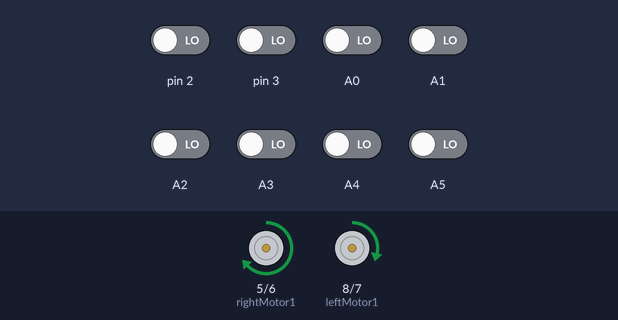
Bench run of a sketch on a simulated Arduino Nano, built with avr-gcc and run on an emulated ATmega328P. Parts: motor-driver pin pairs drawn as motors (green arrow = first pin HIGH = forward, orange = second pin HIGH = backward, longer = more drive, scaled by the enable pin). The inputs (shaded band) are chosen by the test bench; at power-on: A0–5, pin 2, pin 3 LOW. What the sketch prints to the serial monitor is not drawn.

Above: at 5.7 s.
5.8 s: pin 2 driven HIGH
At 7.0 s:
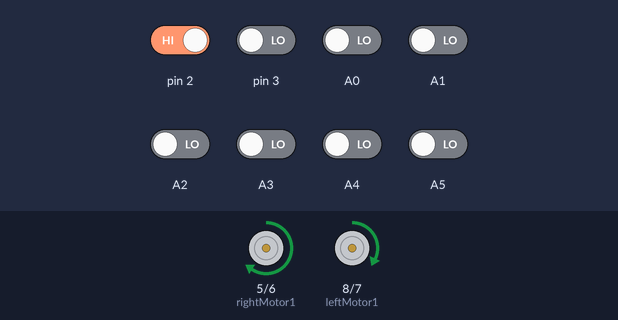
7.3 s: A5 driven HIGH
At 8.2 s:
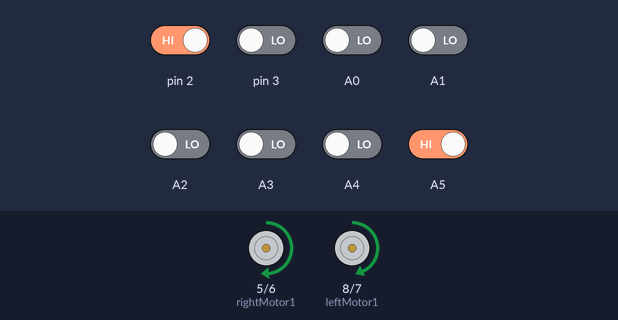
8.8 s: pin 2 driven LOW
At 9.3 s:
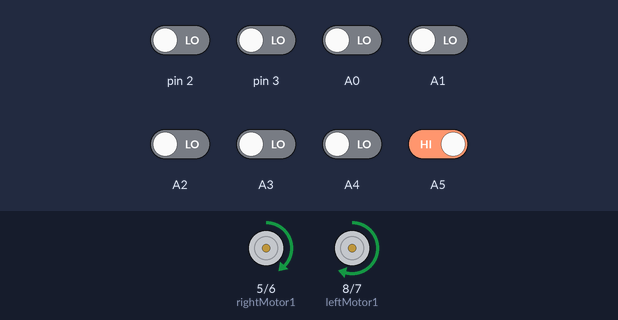
10.3 s: A5 driven LOW
At 11.5 s:
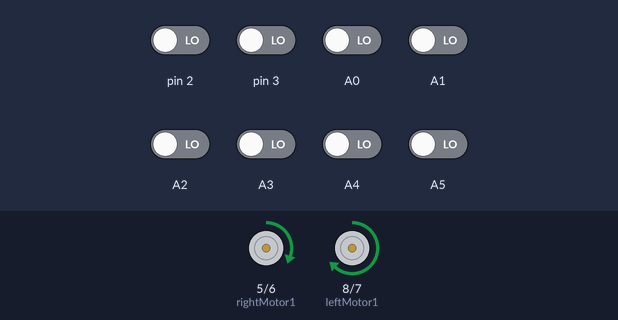
11.8 s: pin 3 driven HIGH
At 12.8 s:
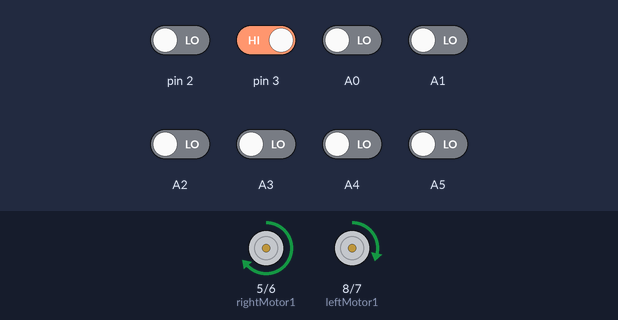
13.3 s: A1 driven HIGH
At 14.0 s:
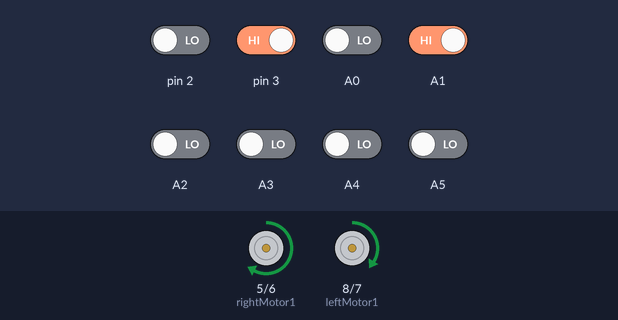
Timing chart, 0 to 16.3 s (numbered marks = the images above; inputs shaded):
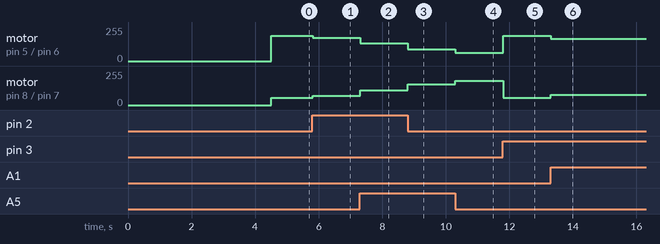

Measured:
- after the input at 5.8 s, motor on pin 5 (rightMotor1) / pin 6 (rightMotor2): forward 188/255 → forward 174/255 at once; motor on pin 8 (leftMotor1) / pin 7 (leftMotor2): forward 56/255 → forward 70/255 at once
- after the input at 7.3 s, motor on pin 5 (rightMotor1) / pin 6 (rightMotor2): forward 174/255 → forward 132/255 at once; motor on pin 8 (leftMotor1) / pin 7 (leftMotor2): forward 70/255 → forward 112/255 at once
- after the input at 8.8 s, motor on pin 5 (rightMotor1) / pin 6 (rightMotor2): forward 132/255 → forward 90/255 at once; motor on pin 8 (leftMotor1) / pin 7 (leftMotor2): forward 112/255 → forward 154/255 at once
- after the input at 10.3 s, motor on pin 5 (rightMotor1) / pin 6 (rightMotor2): forward 90/255 → forward 62/255 at once; motor on pin 8 (leftMotor1) / pin 7 (leftMotor2): forward 154/255 → forward 182/255 at once
- after the input at 11.8 s, motor on pin 5 (rightMotor1) / pin 6 (rightMotor2): forward 62/255 → forward 188/255 at once; motor on pin 8 (leftMotor1) / pin 7 (leftMotor2): forward 182/255 → forward 56/255 at once
- after the input at 13.3 s, motor on pin 5 (rightMotor1) / pin 6 (rightMotor2): forward 188/255 → forward 167/255 at once; motor on pin 8 (leftMotor1) / pin 7 (leftMotor2): forward 56/255 → forward 77/255 at once

The sketch:

denesh_code.ino
```cpp
#include <QTRSensors.h>

#define Kp 0.004 // find the best value speed controll
#define Ki 0.01
#define Kd 0.001  // experiment to determine this, slowly increase the speeds and adjust this value. ( Note: Kp < Kd)

int MaxSpeed = 250;// max speed of the robot
int BaseSpeed = 125; // this is the speed at which the motors should spin when the robot is perfectly on the line
int lastError = 0;

//define motor pin

#define rightMotor1 5
#define rightMotor2 6
#define rightMotorPWM 9


#define leftMotor1 8
#define leftMotor2 7
#define leftMotorPWM 10

// setting PWM properties
//const int freq = 5000;
//const int ledChannel = 1;
//const int resolution = 8;

QTRSensors qtr;
const uint8_t SensorCount = 10;
uint16_t sensorValues[SensorCount];

void setup()
{
  Serial.begin(115200);

  qtr.setTypeRC();
  qtr.setSensorPins((const uint8_t[]){3,2,A0,A1,A2,A3,A4,A5,A6,A7}, SensorCount);  //Declare the sensor pin with arduino
  qtr.setEmitterPin(4);//LEDON PIN

  pinMode(rightMotor1, OUTPUT);
  pinMode(rightMotor2, OUTPUT);
  pinMode(rightMotorPWM, OUTPUT);
  pinMode(leftMotor1, OUTPUT);
  pinMode(leftMotor2, OUTPUT);
  pinMode(leftMotorPWM, OUTPUT);

  // configure LED PWM functionalitites
  //ledcSetup(ledChannel, freq, resolution);

  // attach the channel to the GPIO to be controlled
  //ledcAttachPin(rightMotorPWM, ledChannel);
  //ledcAttachPin(leftMotorPWM, ledChannel);

  int i =0 ;
  for (int i = 0; i < 100; i++) // calibrate for sometime by sliding the sensors across the line, or you may use auto-calibration instead
  {
   //comment this part out for automatic calibration
   /* if ( i  < 25 || i >= 75 ) // turn to the left and right to expose the sensors to the brightest and darkest readings that may be encountered
    {
      RUN(1, 170, 1);   // ( left motor , speed , high or low )
      RUN(2, 170, 0);   // ( right motor , speed , high or low )
      Serial.println("BBBBBBBBBB");
    }
    else
    {
      RUN(1, 170, 0);   // ( left motor , speed , high or low )
      RUN(2, 170, 1);   // ( right motor , speed , high or low )
      Serial.println("vVvvvvvv");
    }*/
    qtr.calibrate();
    delay(20);
  }
  wait();
 /* int touch =touchRead(33);
  Serial.println(touch);
  int t = 0;
  while(t==0){
    int touch =touchRead(33);
    if(touch<10)break;
  }
  Serial.println("OKK");
  */
}


void loop(){

  uint16_t Position = qtr.readLineBlack(sensorValues); //read the current position
  Serial.print(Position);Serial.print("\t");//delay(1000);
 /* if(Position>8950){

    left_90();  // turn 90 degree

  }
  if(Position<50){

    right_90();  // turn 90 degree

  }*/
for (uint8_t i = 0; i < SensorCount; i++)
  {
    Serial.print(sensorValues[i]);
    Serial.print('\t');
  }
  Serial.println();
 /*if(sensorValues[0]>900 && sensorValues[1]>900){
   if(sensorValues[8]<200 && sensorValues[9]<200){
     left_90();
   }
 }*/
/* if(sensorValues[6]+sensorValues[7]+sensorValues[8]+sensorValues[9])>3000){
   if(sensorValues[0]+sensorValues[1]+sensorValues[2]+sensorValues[3])<200){
     right_90();
   }
 }*/


  int error = Position - 4500;

  float P = error;
  float I = I + error;
  float D = error - lastError;
  lastError = error;


  int motorSpeed = Kp * error + Ki * I + Kd * D;


  int rightMotorSpeed = BaseSpeed - motorSpeed;
  int leftMotorSpeed = BaseSpeed + motorSpeed;

  if (rightMotorSpeed > MaxSpeed )  rightMotorSpeed = MaxSpeed; // prevent the motor from going beyond max speed
  if (leftMotorSpeed > MaxSpeed ) leftMotorSpeed = MaxSpeed; // prevent the motor from going beyond max speed
  if (rightMotorSpeed < 0)rightMotorSpeed = 0;
  if (leftMotorSpeed < 0)leftMotorSpeed = 0;
 //   Serial.println(leftMotorSpeed);
   // Serial.println(rightMotorSpeed);delay(1000);
  RUN(1, rightMotorSpeed, 1);  //forward
  RUN(2, leftMotorSpeed, 1);  //forward
}
void wait(){
  analogWrite(leftMotorPWM, 0);
  analogWrite(rightMotorPWM, 0);
}

void RUN(int motor, int speed, int direction){

  boolean inPin1=HIGH;
  boolean inPin2=LOW;

  if(direction == 1){
    inPin1 = HIGH;
    inPin2 = LOW;
    //1=FORWARD
  }
  if(direction == 0){
    inPin1 = LOW;
    inPin2 = HIGH;
    //0=BACKWARD
  }

  if(motor == 1){
    digitalWrite(leftMotor1, inPin1);
    digitalWrite(leftMotor2, inPin2);
    analogWrite(leftMotorPWM, speed);
    // 1=A
  }
  if(motor == 2){
    digitalWrite(rightMotor1, inPin1);
    digitalWrite(rightMotor2, inPin2);
    analogWrite(rightMotorPWM, speed-6);
    // 2=B
  }
}

void left_90(){
  int i;
  for(i=1; i<100; i++){
     RUN( 1 , 70 , 1);
     RUN( 2 , 70 , 0);
     delay(20);
  }
}

void right_90(){
  int i;
  for(i=1; i<100; i++){
     RUN( 1 , 70 , 0);
     RUN( 2 , 70 , 1);
     delay(20);
  }
}

void u_turn(){
  int i;
  for(i=1; i<60; i++){
     RUN( 1 , 70 , 0);
     RUN( 2 , 70 , 1);
     delay(20);
  }
}
```
